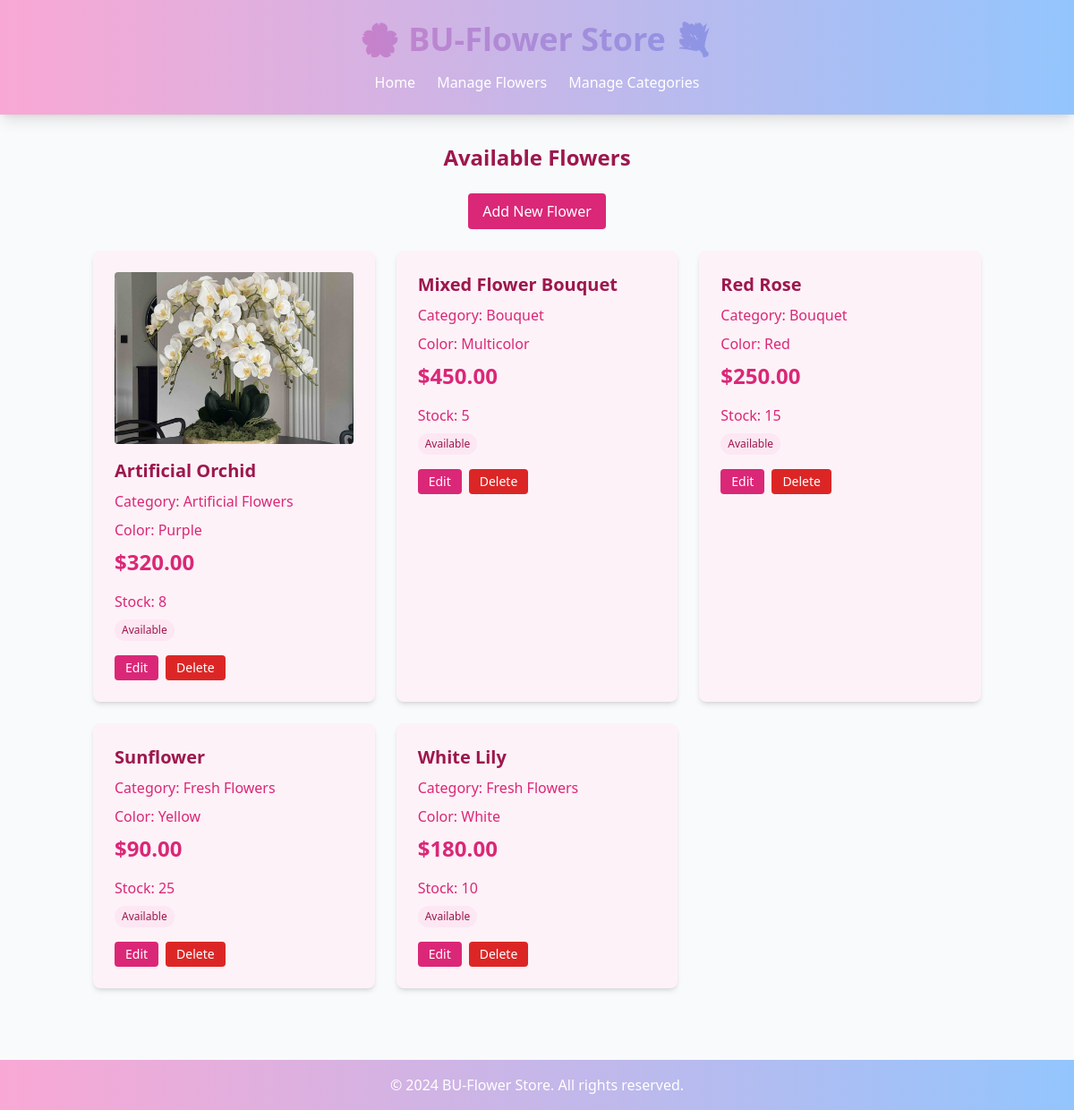
The page / on the database its author committed.
### tables this page shows
CREATE TABLE Flowers (
    flower_id INTEGER PRIMARY KEY,
    name TEXT NOT NULL,
    price REAL NOT NULL,
    stock INTEGER NOT NULL,
    category_id INTEGER NOT NULL,
    color TEXT,
    is_available INTEGER NOT NULL DEFAULT 1, image TEXT,
    FOREIGN KEY(category_id) REFERENCES Categories(category_id)
);

CREATE TABLE Categories (
    category_id INTEGER PRIMARY KEY,
    name TEXT NOT NULL,
    description TEXT
);

### app.py (the view)
@app.route('/')
def index():
    conn = get_db_connection()
    flowers = conn.execute('''
        SELECT f.*, c.name as category_name
        FROM Flowers f
        JOIN Categories c ON f.category_id = c.category_id
        WHERE f.is_available = 1
        ORDER BY f.name
    ''').fetchall()
    conn.close()
    return render_template('index.html', flowers=flowers)

### app.py (called while the page is built)
def get_db_connection():
    conn = sqlite3.connect(DB_PATH)
    conn.row_factory = sqlite3.Row
    return conn

### templates/index.html (shortened to what this page needs)
<!DOCTYPE html>
<html lang="en">
<head>
    <script src="https://cdn.tailwindcss.com"></script>
</head>
<body class="bg-gray-50">
    <header class="bg-gradient-to-r from-pink-300 to-blue-300 text-white shadow-lg">
        <div class="container mx-auto px-4 py-6">
            <h1 class="text-4xl font-extrabold text-center bg-gradient-to-r from-pink-400 to-blue-400 bg-clip-text text-transparent">🌸 BU-Flower Store 💐</h1>
            <nav class="mt-4">
                <ul class="flex justify-center space-x-6">
                    <li><a href="{{ url_for('index') }}" class="hover:text-pink-200">Home</a></li>
                    <li><a href="{{ url_for('flowers') }}" class="hover:text-pink-200">Manage Flowers</a></li>
                    <li><a href="{{ url_for('categories') }}" class="hover:text-pink-200">Manage Categories</a></li>
                </ul>
            </nav>
        </div>
    </header>
    <main class="container mx-auto px-4 py-8">
        <h2 class="text-2xl font-semibold text-pink-800 mb-6 text-center">Available Flowers</h2>
        <div class="flex justify-center mb-6">
            <a href="{{ url_for('add_flower') }}" class="bg-pink-600 text-white px-4 py-2 rounded hover:bg-pink-700">Add New Flower</a>
        </div>
        <div class="grid grid-cols-1 md:grid-cols-2 lg:grid-cols-3 gap-6">
            {% for flower in flowers %}
                <div class="bg-pink-50 rounded-lg shadow-md overflow-hidden hover:shadow-lg transition-shadow duration-300">
                    <div class="p-6">
                        {% if flower.image %}
                            <img src="{{ url_for('static', filename='images/' + flower.image) }}" alt="{{ flower.name }}" class="w-full h-48 object-cover mb-4 rounded">
                        {% endif %}
                        <h3 class="text-xl font-semibold text-pink-800 mb-2">{{ flower.name }}</h3>
                        <p class="text-pink-600 mb-2">Category: {{ flower.category_name }}</p>
                        <p class="text-pink-600 mb-2">Color: {{ flower.color }}</p>
                        <p class="text-2xl font-bold text-pink-600 mb-4">${{ "%.2f"|format(flower.price) }}</p>
                        <p class="text-pink-600">Stock: {{ flower.stock }}</p>
                        {% if flower.is_available %}
                            <span class="inline-block bg-pink-100 text-pink-800 text-xs px-2 py-1 rounded-full mt-2">Available</span>
                        {% else %}
                            <span class="inline-block bg-red-100 text-red-800 text-xs px-2 py-1 rounded-full mt-2">Unavailable</span>
                        {% endif %}
                        <div class="mt-4 flex space-x-2">
                            <a href="{{ url_for('edit_flower', id=flower.flower_id) }}" class="bg-pink-600 text-white px-3 py-1 rounded text-sm hover:bg-pink-700">Edit</a>
                            <a href="{{ url_for('delete_flower', id=flower.flower_id) }}" class="bg-red-600 text-white px-3 py-1 rounded text-sm hover:bg-red-700" onclick="return confirm('Are you sure you want to delete this flower?')">Delete</a>
                        </div>
                    </div>
                </div>
            {% endfor %}
        </div>
    </main>
    <footer class="bg-gradient-to-r from-pink-300 to-blue-300 text-white py-4 mt-12">
        <div class="container mx-auto px-4 text-center">
            <p>&copy; 2024 BU-Flower Store. All rights reserved.</p>
        </div>
    </footer>
</body>
</html>

### rows shown on the page
Flowers: image (picture), name "Artificial Orchid", category_name "Artificial Flowers", color "Purple", price "320.00", stock "8", is_available "Available"
Flowers: name "Mixed Flower Bouquet", category_name "Bouquet", color "Multicolor", price "450.00", stock "5", is_available "Available"
Flowers: name "Red Rose", category_name "Bouquet", color "Red", price "250.00", stock "15", is_available "Available"
Flowers: name "Sunflower", category_name "Fresh Flowers", color "Yellow", price "90.00", stock "25", is_available "Available"
Flowers: name "White Lily", category_name "Fresh Flowers", color "White", price "180.00", stock "10", is_available "Available"
